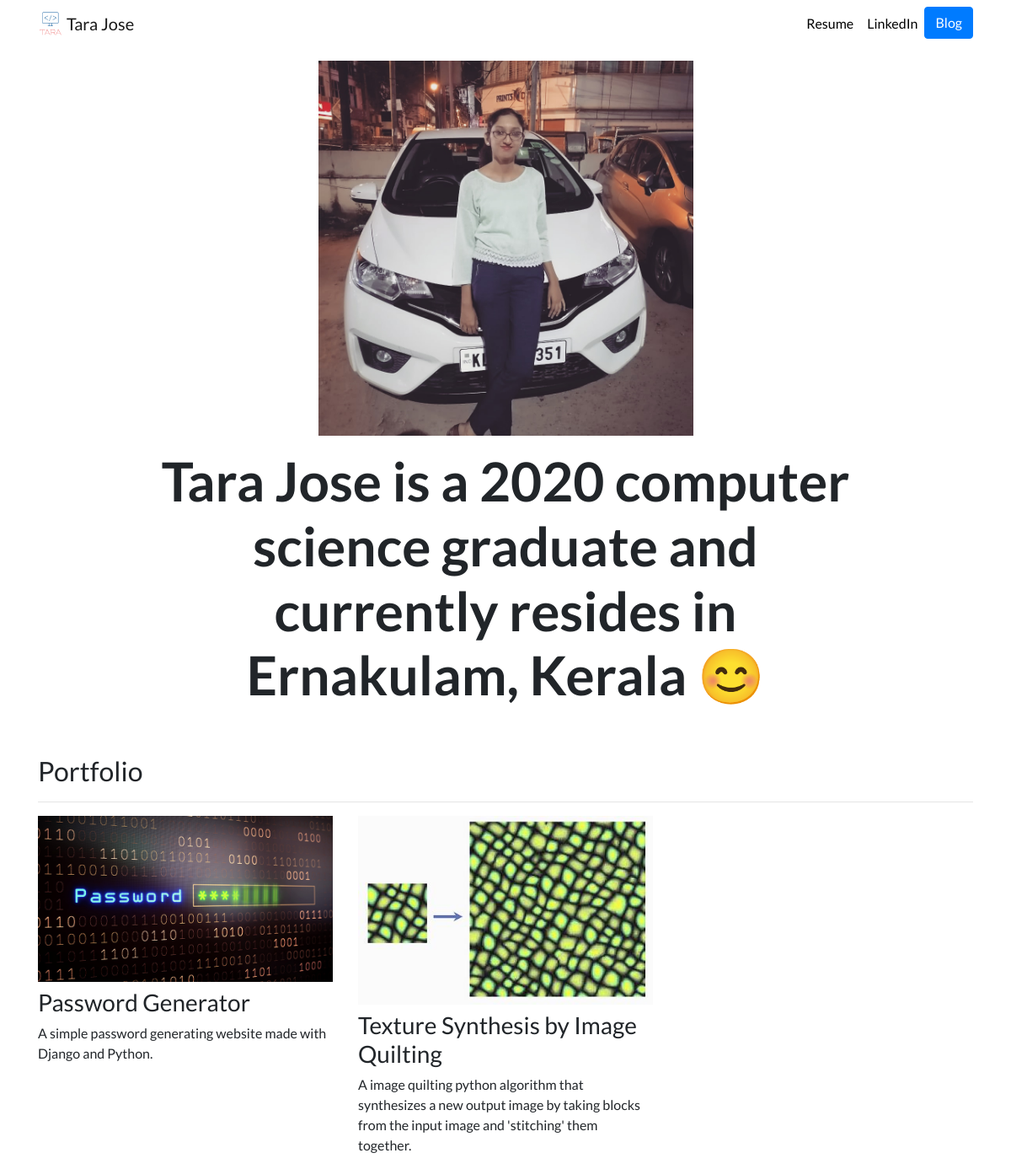
Before: / with the older database file.
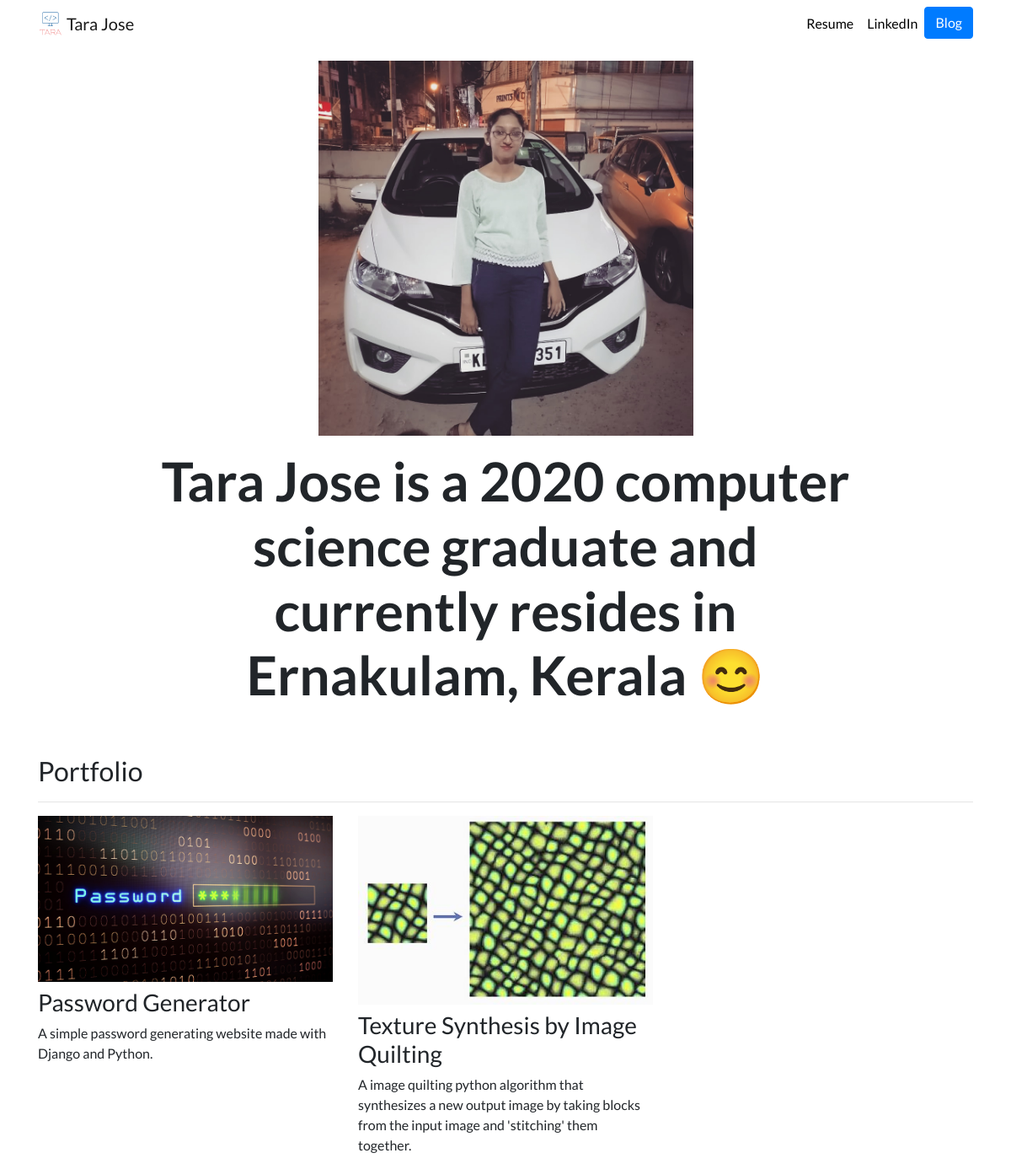
After: the same page with the newer database file.
### portfolio/models.py (models this page shows, shortened)
class Project(models.Model):
    title = models.CharField(max_length=100)
    description = models.CharField(max_length=250)
    image = models.ImageField(upload_to='portfolio/images/')
    url = models.URLField(blank=True)

### portfolio/views.py (the view)
# urls.py: 2. Add a URL to urlpatterns:  path('', views.home, name='home')
def home(request):
    projects = Project.objects.all()
    return render(request, 'portfolio/home.html', {'projects': projects})

### portfolio/templates/portfolio/home.html
{% extends "portfolio/base.html" %}
{% load static %}
{% block content %}
<div class="row justify-content-center my-3">
  <div class="col-5">
    <img src="{% static 'portfolio/tara.jpg' %}" class="img-fluid">
  </div>
</div>
<div class="row justify-content-center mb-3">
  <div class="col-md-9 text-center">
    <h3 id="hometext" class="font-weight-bold">Tara Jose is a 2020 computer science graduate and currently resides in Ernakulam, Kerala 😊</h3>
  </div>
</div>
<h2 class="mt-5">Portfolio</h2>
<hr>
<div class="row">
  {% for project in projects %}
  <div class="col-lg-4 col-md-6">
    {% if project.url %}
    <a href="{{ project.url }}">
      <img src="{{ project.image.url }}" class="img-fluid mb-2">
    </a>
    {% else %}
    <img src="{{ project.image.url }}" class="img-fluid mb-2">
    {% endif %}
    <h3>{{ project.title }}</h3>
    <p>{{ project.description }}</p>
  </div>
  {% endfor %}
</div>
{% endblock %}

### portfolio/templates/portfolio/base.html (shortened to what this page needs)
{% load static %}
<!doctype html>
<html lang="en">
<head>
  <link rel="stylesheet" href="https://stackpath.bootstrapcdn.com/bootstrap/4.4.1/css/bootstrap.min.css">
  <link rel="stylesheet" href="{% static 'portfolio/custom.css' %}">
</head>
<body >
  <nav id="topNav" class="navbar navbar-expand-md navbar-light">
    <div class="container ">
      <a class="navbar-brand" href="{% url 'home' %}">
        <img src="{% static 'portfolio/Logo.png' %}" width="30" height="30" class="d-inline-block align-top" alt="My Logo">
        <span>Tara Jose</span>
      </a>
      <div class="collapse navbar-collapse text-center" id="navbarNav">
        <ul class="navbar-nav ml-auto">
          <li class="nav-item">
            <a class="nav-link" href="{% static 'portfolio/resume.pdf' %}">Resume</a>
          </li>
          <li class="nav-item">
            <a class="nav-link" href="https://www.linkedin.com/in/tara-jose-9b7198181/" target="_blank">LinkedIn</a>
          </li>
          <li>
            <a role="button" href="{% url 'blog:all_blogs' %}" class="btn btn-primary">Blog</a>
          </li>
        </ul>
      </div>
    </div>
  </nav>
  <div class="container">
    {% block content %}{% endblock %}
  </div>
</body>
</html>

### portfolio/static/portfolio/custom.css (style rules this page uses)
.navbar-nav .nav-link { color: rgba(0,0,0,1) !important; }
body { font-family: 'Lato', sans-serif; }
@media (min-width: 992px) { #hometext { font-size: 4rem; } }

Changed rows visible on the page:
changed Project "Password Generator": image: picture added; image: picture removed
